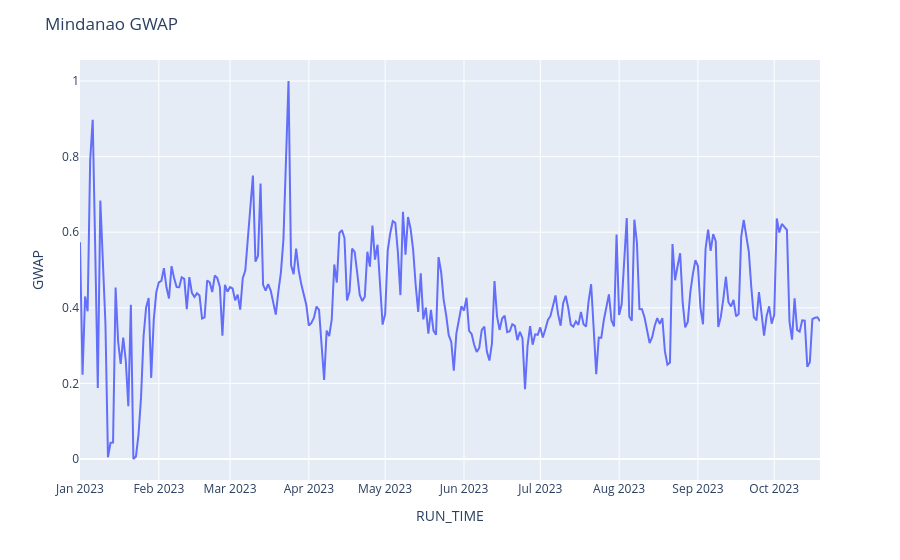
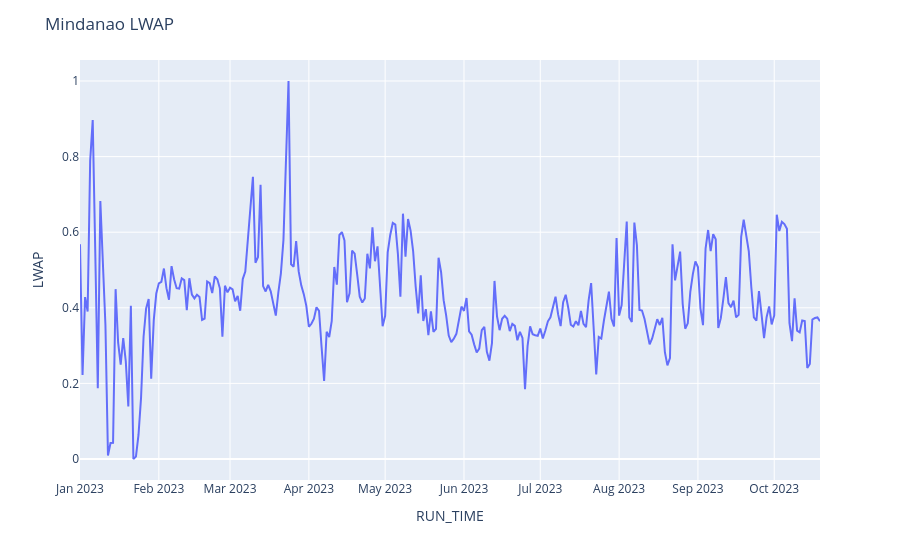

Notebook cell for these charts, in order:
### Code cell
#Plotting Train LWAP ang GWAP
# Create the line plot
gwap_plot = px.line(GWAP_train, x=GWAP_train.index, y='GWAP')
lwap_plot = px.line(LWAP_train, x=LWAP_train.index, y='LWAP')
# Set the title using the ticker value
gwap_plot.update_layout(title=f"Mindanao GWAP")
lwap_plot.update_layout(title=f"Mindanao LWAP")
# Display the plot
gwap_plot.show()
lwap_plot.show()

### Figure 1 — Plotly figure (JSON) as saved in the notebook; plotly's stock layout.template omitted (floating-point values rounded to 4 significant figures; data arrays with more than 128 entries replaced by an {"elided": "..."} marker saying what was removed)
{"data": [{"hovertemplate": "RUN_TIME=%{x}<br>GWAP=%{y}<extra></extra>", "legendgroup": "", "line": {"color": "#636efa", "dash": "solid"}, "marker": {"symbol": "circle"}, "mode": "lines", "name": "", "orientation": "v", "showlegend": false, "type": "scatter", "x": {"elided": "292 str values"}, "xaxis": "x", "y": {"elided": "292 float values"}, "yaxis": "y"}], "layout": {"autosize": true, "legend": {"tracegroupgap": 0}, "margin": {"t": 60}, "title": {"text": "Mindanao GWAP"}, "xaxis": {"anchor": "y", "autorange": true, "domain": [0, 1], "range": ["2023-01-01", "2023-10-19"], "title": {"text": "RUN_TIME"}, "type": "date"}, "yaxis": {"anchor": "x", "autorange": true, "domain": [0, 1], "range": [-0.05556, 1.056], "title": {"text": "GWAP"}, "type": "linear"}}}

### Figure 2 — Plotly figure (JSON) as saved in the notebook; plotly's stock layout.template omitted (floating-point values rounded to 4 significant figures; data arrays with more than 128 entries replaced by an {"elided": "..."} marker saying what was removed)
{"data": [{"hovertemplate": "RUN_TIME=%{x}<br>LWAP=%{y}<extra></extra>", "legendgroup": "", "line": {"color": "#636efa", "dash": "solid"}, "marker": {"symbol": "circle"}, "mode": "lines", "name": "", "orientation": "v", "showlegend": false, "type": "scatter", "x": {"elided": "292 str values"}, "xaxis": "x", "y": {"elided": "292 float values"}, "yaxis": "y"}], "layout": {"autosize": true, "legend": {"tracegroupgap": 0}, "margin": {"t": 60}, "title": {"text": "Mindanao LWAP"}, "xaxis": {"anchor": "y", "autorange": true, "domain": [0, 1], "range": ["2023-01-01", "2023-10-19"], "title": {"text": "RUN_TIME"}, "type": "date"}, "yaxis": {"anchor": "x", "autorange": true, "domain": [0, 1], "range": [-0.05556, 1.056], "title": {"text": "LWAP"}, "type": "linear"}}}
